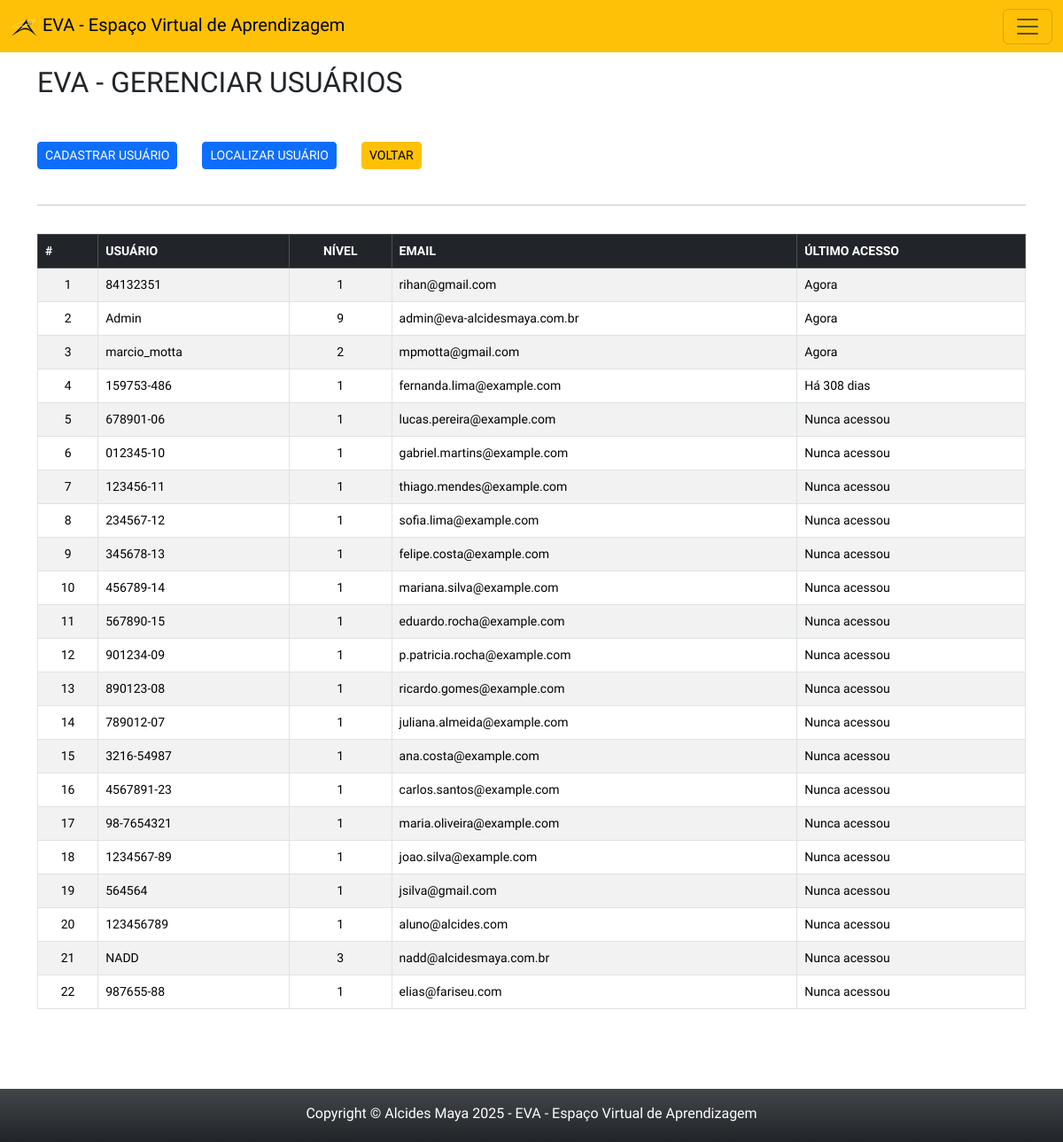
The page /app/view/adminUsers.php (signed in) on the database its author committed.
### tables this page shows
CREATE TABLE `usuarios` (
  `id_usuario` int(11) NOT NULL,
  `username` varchar(30) NOT NULL,
  `senha` varchar(128) DEFAULT 'e3b0c44298fc1c149afbf4c8996fb92427ae41e4649b934ca495991b7852b855',
  `nivel` tinyint(1) DEFAULT '1',
  `email` varchar(90) NOT NULL,
  `avatar` varchar(128) DEFAULT 'avatar.png',
  `ultimo_login` timestamp NULL DEFAULT NULL,
  `data_criado` timestamp NOT NULL DEFAULT CURRENT_TIMESTAMP,
  `data_editado` timestamp NOT NULL DEFAULT CURRENT_TIMESTAMP ON UPDATE CURRENT_TIMESTAMP
);

### app/config/connect.php (called while the page is built, shortened)
<?php
abstract class Connect {
    private $servidor = 'localhost';
    private $user = 'root';
    private $pass = 'usbw';
    private $banco = 'eva';
    private function connect() {
        $this->conn = new PDO("mysql:host=$this->servidor;dbname=$this->banco", $this->user, $this->pass);
    }
}
?>

### app/model/usuario.php (called while the page is built, shortened)
<?php
require_once '../config/connect.php';
class Usuario extends Connect{
    private $tabela = 'usuarios';
    public function consultarUsuarios(){
        $sql = "SELECT id_usuario, username, nivel, email, ultimo_login
        FROM $this->tabela ORDER BY ultimo_login DESC";
        $stmt = $this->conn->prepare($sql);
        $stmt->execute();
        $result = $stmt->fetchAll(PDO::FETCH_ASSOC);
        return $result;
    }
}

### app/view/adminUsers.php (the view, shortened to what this page needs)
<?php
        if(isset($_SESSION['logado']) && $_SESSION['logado'] == true && $_SESSION['nivel'] == 9 ){
?>
<!DOCTYPE html>
<html lang="pt-br">
<head>
    <link rel="stylesheet" href="css/style.css">
</head>
<body>
    <div class="container-full">
        <?php require_once 'headerAdmin.php'; ?>
        <section class="container main bg-white">
            <h2 class="mb-5"> EVA - GERENCIAR USUÁRIOS</h2>
            <button type="button" class="btn btn-sm btn-primary" data-bs-toggle="modal" data-bs-target="#cadUser">
                CADASTRAR USUÁRIO
             </button>
            <button type="button" class="btn btn-sm btn-primary ms-4" data-bs-toggle="modal" data-bs-target="#localiza">
                LOCALIZAR USUÁRIO
            </button>
            <a href="indexAdmin.php" class="btn btn-sm btn-warning ms-4">VOLTAR</a>
            <br>&nbsp;
            <hr class="pt-2 pb-2">
            <table class="table table-bordered table-striped">
                <thead class="table-dark">
                    <tr>
                        <th>
                            #
                        </th>
                        <th>
                            USUÁRIO
                        </th>
                        <th class='text-center'>
                            NÍVEL
                        </th>
                        <th>
                            EMAIL
                        </th>
                        <th>
                            ÚLTIMO ACESSO
                        </th>
                    </tr>
                </thead>
                <tbody>
                <?php
                      $usuario = new usuario();
                      $consulta = $usuario->consultarUsuarios();
                        $i = 1;
                      foreach($consulta as $linha){
                          $username = $linha['username'];
                          $nivel = $linha['nivel'];
                          $email = $linha['email'];
                          $ultimo_login = $linha['ultimo_login'];
                          $timestampAtual = time();
                          echo"
                          <tr>
                              <td class='text-center'>". $i++ ."</td>
                              <td>$username</td>
                              <td class='text-center'>$nivel</td>
                              <td>$email</td>";
                                      $dataHoraUltimoLogin = $ultimo_login;
                                      if (empty($dataHoraUltimoLogin)) {
                                          echo "<td>Nunca acessou</td>";
                                      } else {
                                          $timestampLogin = strtotime($dataHoraUltimoLogin); ;
                                          $diferenca = $timestampAtual - $timestampLogin; ;
                                          if ($diferenca < 60) {
                                              echo "<td>Agora</td>";
                                          } elseif ($diferenca < 3600) {
                                              $minutos = floor($diferenca / 60);
                                              echo "<td>Há $minutos minutos</td>";
                                          } elseif ($diferenca < 86400) {
                                              $horas = floor($diferenca / 3600);
                                              echo "<td>Há $horas horas<br></td>";
                                          } else {
                                              $dias = floor($diferenca / 86400);
                                              echo "<td>Há $dias dias</td>";
                                          }
                                      }
                          echo "</tr>";
                      }
                ?>
                </tbody>
            </table>
        </section>
        <?php require_once 'footer.php'; ?>
    </div>
</body>
</html>
<?php
    }else{
        header('Location: ../index.php');
    }
?>

### app/view/headerAdmin.php (shortened to what this page needs)
<header>
<nav class="navbar bg-warning sticky-top eva-menu">
        <div class="container-fluid">
          <a class="navbar-brand" href="#">
            <img src="../../public/img/logo.png" alt="Logo" height="30" class="d-inline-block align-text-top">
            EVA - Espaço Virtual de Aprendizagem
          </a>
          <button class="navbar-toggler" type="button" data-bs-toggle="offcanvas" data-bs-target="#offcanvasDarkNavbar" aria-controls="offcanvasDarkNavbar" aria-label="Toggle navigation">
            <span class="navbar-toggler-icon"></span>
          </button>
        </div>
      </nav>
</header>

### app/view/footer.php
<footer class="fixed-bottom bg-dark bg-gradient text-center text-white pt-3 pb-1">
        <p>Copyright &copy Alcides Maya 2025 - EVA - Espaço Virtual de Aprendizagem</p>
</footer>

### app/view/css/style.css (style rules this page uses)
body, * { font-family: 'Saira', sans-serif; font-optical-sizing: auto; font-style: normal; }
table { font-size: 14px; margin-bottom: 150px !important; }
.container, .border { background-color: #fbfbfb; }
.main { padding-top: 15px; }

### rows shown on the page
usuarios: username "84132351", nivel "1", email "rihan@gmail.com", shows "Agora"
usuarios: username "Admin", nivel "9", email "admin@eva-alcidesmaya.com.br", shows "Agora"
usuarios: username "marcio_motta", nivel "2", email "mpmotta@gmail.com", shows "Agora"
usuarios: username "159753-486", nivel "1", email "fernanda.lima@example.com"
usuarios: username "678901-06", nivel "1", email "lucas.pereira@example.com", shows "Nunca acessou"
usuarios: username "012345-10", nivel "1", email "gabriel.martins@example.com", shows "Nunca acessou"
usuarios: username "123456-11", nivel "1", email "thiago.mendes@example.com", shows "Nunca acessou"
usuarios: username "234567-12", nivel "1", email "sofia.lima@example.com", shows "Nunca acessou"
usuarios: username "345678-13", nivel "1", email "felipe.costa@example.com", shows "Nunca acessou"
usuarios: username "456789-14", nivel "1", email "mariana.silva@example.com", shows "Nunca acessou"
usuarios: username "567890-15", nivel "1", email "eduardo.rocha@example.com", shows "Nunca acessou"
usuarios: username "901234-09", nivel "1", email "p.patricia.rocha@example.com", shows "Nunca acessou"
usuarios: username "890123-08", nivel "1", email "ricardo.gomes@example.com", shows "Nunca acessou"
usuarios: username "789012-07", nivel "1", email "juliana.almeida@example.com", shows "Nunca acessou"
usuarios: username "3216-54987", nivel "1", email "ana.costa@example.com", shows "Nunca acessou"
usuarios: username "4567891-23", nivel "1", email "carlos.santos@example.com", shows "Nunca acessou"
usuarios: username "98-7654321", nivel "1", email "maria.oliveira@example.com", shows "Nunca acessou"
usuarios: username "1234567-89", nivel "1", email "joao.silva@example.com", shows "Nunca acessou"
usuarios: username "564564", nivel "1", email "jsilva@gmail.com", shows "Nunca acessou"
usuarios: username "123456789", nivel "1", email "aluno@alcides.com", shows "Nunca acessou"
usuarios: username "NADD", nivel "3", email "nadd@alcidesmaya.com.br", shows "Nunca acessou"
usuarios: username "987655-88", nivel "1", email "elias@fariseu.com", shows "Nunca acessou"
